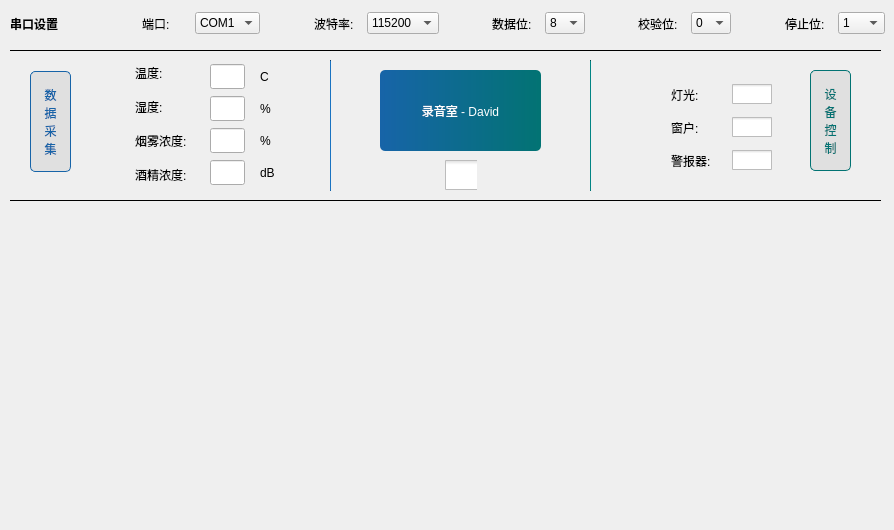
<?xml version="1.0" encoding="UTF-8"?>
<ui version="4.0">
 <class>Widget</class>
 <widget class="QWidget" name="Widget">
  <property name="geometry">
   <rect>
    <x>0</x>
    <y>0</y>
    <width>894</width>
    <height>530</height>
   </rect>
  </property>
  <property name="minimumSize">
   <size>
    <width>894</width>
    <height>530</height>
   </size>
  </property>
  <property name="maximumSize">
   <size>
    <width>894</width>
    <height>530</height>
   </size>
  </property>
  <property name="windowTitle">
   <string>Widget</string>
  </property>
  <widget class="QWidget" name="layoutWidget">
   <property name="geometry">
    <rect>
     <x>10</x>
     <y>10</y>
     <width>875</width>
     <height>27</height>
    </rect>
   </property>
   <layout class="QHBoxLayout" name="horizontalLayout" stretch="1,1,1,1,1,1,1,1,1,1,1,1,1,1,1,1,1">
    <item>
     <widget class="QLabel" name="label_serialPort_6">
      <property name="font">
       <font>
        <family>黑体</family>
        <pointsize>9</pointsize>
        <bold>true</bold>
       </font>
      </property>
      <property name="text">
       <string>串口设置</string>
      </property>
     </widget>
    </item>
    <item>
     <widget class="QLabel" name="label_serialSetting">
      <property name="minimumSize">
       <size>
        <width>25</width>
        <height>25</height>
       </size>
      </property>
      <property name="maximumSize">
       <size>
        <width>25</width>
        <height>25</height>
       </size>
      </property>
      <property name="styleSheet">
       <string notr="true">image: url(:/new/prefix1/res/setting.svg);</string>
      </property>
      <property name="text">
       <string/>
      </property>
      <property name="scaledContents">
       <bool>true</bool>
      </property>
     </widget>
    </item>
    <item>
     <spacer name="horizontalSpacer">
      <property name="orientation">
       <enum>Qt::Horizontal</enum>
      </property>
      <property name="sizeHint" stdset="0">
       <size>
        <width>40</width>
        <height>20</height>
       </size>
      </property>
     </spacer>
    </item>
    <item>
     <widget class="QLabel" name="label_serialPort">
      <property name="text">
       <string>端口:</string>
      </property>
     </widget>
    </item>
    <item>
     <widget class="QComboBox" name="comboBox_serialPoat">
      <item>
       <property name="text">
        <string>COM1</string>
       </property>
      </item>
      <item>
       <property name="text">
        <string>COM2</string>
       </property>
      </item>
      <item>
       <property name="text">
        <string>COM3</string>
       </property>
      </item>
      <item>
       <property name="text">
        <string>COM4</string>
       </property>
      </item>
     </widget>
    </item>
    <item>
     <spacer name="horizontalSpacer_2">
      <property name="orientation">
       <enum>Qt::Horizontal</enum>
      </property>
      <property name="sizeHint" stdset="0">
       <size>
        <width>40</width>
        <height>20</height>
       </size>
      </property>
     </spacer>
    </item>
    <item>
     <widget class="QLabel" name="label_serialPort_2">
      <property name="text">
       <string>波特率:</string>
      </property>
     </widget>
    </item>
    <item>
     <widget class="QComboBox" name="comboBox_serialBaudrate">
      <item>
       <property name="text">
        <string>115200</string>
       </property>
      </item>
      <item>
       <property name="text">
        <string>9600</string>
       </property>
      </item>
     </widget>
    </item>
    <item>
     <spacer name="horizontalSpacer_3">
      <property name="orientation">
       <enum>Qt::Horizontal</enum>
      </property>
      <property name="sizeHint" stdset="0">
       <size>
        <width>40</width>
        <height>20</height>
       </size>
      </property>
     </spacer>
    </item>
    <item>
     <widget class="QLabel" name="label_serialPort_3">
      <property name="text">
       <string>数据位:</string>
      </property>
     </widget>
    </item>
    <item>
     <widget class="QComboBox" name="comboBox_serialData">
      <property name="minimumSize">
       <size>
        <width>40</width>
        <height>0</height>
       </size>
      </property>
      <property name="maximumSize">
       <size>
        <width>40</width>
        <height>16777215</height>
       </size>
      </property>
      <item>
       <property name="text">
        <string>8</string>
       </property>
      </item>
      <item>
       <property name="text">
        <string>9</string>
       </property>
      </item>
     </widget>
    </item>
    <item>
     <spacer name="horizontalSpacer_4">
      <property name="orientation">
       <enum>Qt::Horizontal</enum>
      </property>
      <property name="sizeHint" stdset="0">
       <size>
        <width>40</width>
        <height>20</height>
       </size>
      </property>
     </spacer>
    </item>
    <item>
     <widget class="QLabel" name="label_serialPort_4">
      <property name="text">
       <string>校验位:</string>
      </property>
     </widget>
    </item>
    <item>
     <widget class="QComboBox" name="comboBox_serialCheck">
      <property name="minimumSize">
       <size>
        <width>40</width>
        <height>0</height>
       </size>
      </property>
      <property name="maximumSize">
       <size>
        <width>40</width>
        <height>16777215</height>
       </size>
      </property>
      <item>
       <property name="text">
        <string>0</string>
       </property>
      </item>
      <item>
       <property name="text">
        <string>1</string>
       </property>
      </item>
     </widget>
    </item>
    <item>
     <spacer name="horizontalSpacer_5">
      <property name="orientation">
       <enum>Qt::Horizontal</enum>
      </property>
      <property name="sizeHint" stdset="0">
       <size>
        <width>40</width>
        <height>20</height>
       </size>
      </property>
     </spacer>
    </item>
    <item>
     <widget class="QLabel" name="label_serialPort_5">
      <property name="text">
       <string>停止位:</string>
      </property>
     </widget>
    </item>
    <item>
     <widget class="QComboBox" name="comboBox_serialPause">
      <item>
       <property name="text">
        <string>1</string>
       </property>
      </item>
      <item>
       <property name="text">
        <string>1.5</string>
       </property>
      </item>
      <item>
       <property name="text">
        <string>2</string>
       </property>
      </item>
     </widget>
    </item>
   </layout>
   <zorder>label_serialPort_6</zorder>
   <zorder>label_serialPort</zorder>
   <zorder>comboBox_serialPoat</zorder>
   <zorder>label_serialPort_2</zorder>
   <zorder>comboBox_serialBaudrate</zorder>
   <zorder>label_serialPort_3</zorder>
   <zorder>comboBox_serialData</zorder>
   <zorder>label_serialPort_4</zorder>
   <zorder>comboBox_serialCheck</zorder>
   <zorder>label_serialPort_5</zorder>
   <zorder>comboBox_serialPause</zorder>
   <zorder>label_serialSetting</zorder>
  </widget>
  <widget class="QChartView" name="chartView" native="true">
   <property name="geometry">
    <rect>
     <x>0</x>
     <y>209</y>
     <width>891</width>
     <height>321</height>
    </rect>
   </property>
   <property name="styleSheet">
    <string notr="true"/>
   </property>
  </widget>
  <widget class="Line" name="line">
   <property name="geometry">
    <rect>
     <x>10</x>
     <y>50</y>
     <width>871</width>
     <height>1</height>
    </rect>
   </property>
   <property name="minimumSize">
    <size>
     <width>10</width>
     <height>1</height>
    </size>
   </property>
   <property name="maximumSize">
    <size>
     <width>1231232</width>
     <height>1</height>
    </size>
   </property>
   <property name="font">
    <font>
     <pointsize>9</pointsize>
     <bold>false</bold>
    </font>
   </property>
   <property name="styleSheet">
    <string notr="true">background-color: rgb(0, 0, 0);</string>
   </property>
   <property name="orientation">
    <enum>Qt::Horizontal</enum>
   </property>
  </widget>
  <widget class="Line" name="line_2">
   <property name="geometry">
    <rect>
     <x>10</x>
     <y>200</y>
     <width>871</width>
     <height>1</height>
    </rect>
   </property>
   <property name="minimumSize">
    <size>
     <width>10</width>
     <height>1</height>
    </size>
   </property>
   <property name="maximumSize">
    <size>
     <width>1231232</width>
     <height>1</height>
    </size>
   </property>
   <property name="font">
    <font>
     <pointsize>9</pointsize>
     <bold>false</bold>
    </font>
   </property>
   <property name="styleSheet">
    <string notr="true">background-color: rgb(0, 0, 0);</string>
   </property>
   <property name="orientation">
    <enum>Qt::Horizontal</enum>
   </property>
  </widget>
  <widget class="QLabel" name="label_9">
   <property name="geometry">
    <rect>
     <x>30</x>
     <y>71</y>
     <width>41</width>
     <height>101</height>
    </rect>
   </property>
   <property name="minimumSize">
    <size>
     <width>41</width>
     <height>101</height>
    </size>
   </property>
   <property name="maximumSize">
    <size>
     <width>41</width>
     <height>101</height>
    </size>
   </property>
   <property name="styleSheet">
    <string notr="true">
    background-color: #E0E0E0; /* 浅灰色背景，专业且不刺眼 */
    color: rgb(23, 100, 168); /* 深蓝色文字，清晰易读，符合学术风格 */
    font: bold 16px &quot;Arial&quot;; /* 加粗字体，16px大小，Arial字体 */
    border: 1px solid rgb(23, 100, 168); /* 浅灰色边框，增加层次感 */
    border-radius: 5px; /* 圆角边框，显得柔和 */
    padding: 10px; /* 内边距，使文字不紧贴边框 */
    text-align: center; /* 文字居中对齐 */
 
</string>
   </property>
   <property name="text">
    <string>数
据
采
集</string>
   </property>
   <property name="alignment">
    <set>Qt::AlignCenter</set>
   </property>
  </widget>
  <widget class="QLabel" name="label_10">
   <property name="geometry">
    <rect>
     <x>810</x>
     <y>70</y>
     <width>41</width>
     <height>101</height>
    </rect>
   </property>
   <property name="minimumSize">
    <size>
     <width>41</width>
     <height>101</height>
    </size>
   </property>
   <property name="maximumSize">
    <size>
     <width>41</width>
     <height>101</height>
    </size>
   </property>
   <property name="styleSheet">
    <string notr="true">
    background-color: #E0E0E0; /* 浅灰色背景，专业且不刺眼 */
    color:rgb(2, 115, 115) ; 
    font: bold 16px &quot;Arial&quot;; /* 加粗字体，16px大小，Arial字体 */
    border: 1px solid rgb(2, 115, 115) ; /* 浅灰色边框，增加层次感 */
    border-radius: 5px; /* 圆角边框，显得柔和 */
    padding: 10px; /* 内边距，使文字不紧贴边框 */
    text-align: center; /* 文字居中对齐 */
</string>
   </property>
   <property name="text">
    <string>设
备
控
制</string>
   </property>
   <property name="alignment">
    <set>Qt::AlignCenter</set>
   </property>
  </widget>
  <widget class="Line" name="line_3">
   <property name="geometry">
    <rect>
     <x>330</x>
     <y>60</y>
     <width>1</width>
     <height>131</height>
    </rect>
   </property>
   <property name="minimumSize">
    <size>
     <width>1</width>
     <height>0</height>
    </size>
   </property>
   <property name="maximumSize">
    <size>
     <width>1</width>
     <height>16777215</height>
    </size>
   </property>
   <property name="styleSheet">
    <string notr="true">background-color: rgb(23, 100, 168);</string>
   </property>
   <property name="orientation">
    <enum>Qt::Vertical</enum>
   </property>
  </widget>
  <widget class="Line" name="line_4">
   <property name="geometry">
    <rect>
     <x>590</x>
     <y>60</y>
     <width>1</width>
     <height>131</height>
    </rect>
   </property>
   <property name="minimumSize">
    <size>
     <width>1</width>
     <height>0</height>
    </size>
   </property>
   <property name="maximumSize">
    <size>
     <width>1</width>
     <height>16777215</height>
    </size>
   </property>
   <property name="styleSheet">
    <string notr="true">background-color: rgb(2, 115, 115);</string>
   </property>
   <property name="orientation">
    <enum>Qt::Vertical</enum>
   </property>
  </widget>
  <widget class="QLabel" name="label_11">
   <property name="geometry">
    <rect>
     <x>380</x>
     <y>70</y>
     <width>161</width>
     <height>81</height>
    </rect>
   </property>
   <property name="styleSheet">
    <string notr="true">
	background-color: qlineargradient(spread:pad, x1:0, y1:0, x2:1, y2:0, stop:0 rgba(23, 100, 168,255), stop:1 rgba(2, 115, 115, 255));
    color: white; /* 白色文字 */
    font: bold 20px &quot;Arial&quot;; /* 加粗字体，24px大小，Arial字体 */
    padding: 10px; /* 内边距，使文字不紧贴边框 */
    border-radius: 5px; /* 圆角边框，显得柔和 */
    text-align: center; /* 文字居中对齐 */</string>
   </property>
   <property name="text">
    <string>录音室 - David</string>
   </property>
   <property name="alignment">
    <set>Qt::AlignCenter</set>
   </property>
  </widget>
  <widget class="QCheckBox" name="checkBox_main">
   <property name="geometry">
    <rect>
     <x>445</x>
     <y>160</y>
     <width>32</width>
     <height>30</height>
    </rect>
   </property>
   <property name="minimumSize">
    <size>
     <width>32</width>
     <height>30</height>
    </size>
   </property>
   <property name="maximumSize">
    <size>
     <width>32</width>
     <height>30</height>
    </size>
   </property>
   <property name="styleSheet">
    <string notr="true">QCheckBox::indicator:unchecked {
	image: url(:/new/prefix1/res/main_on.svg);

}
QCheckBox::indicator:checked {
	image: url(:/new/prefix1/res/main_off.svg);	
}
QCheckBox::indicator {
    width: 35px; /* 设置图片的宽度 */
    height: 30px; /* 设置图片的高度 */
}</string>
   </property>
   <property name="text">
    <string/>
   </property>
  </widget>
  <widget class="QWidget" name="">
   <property name="geometry">
    <rect>
     <x>260</x>
     <y>63</y>
     <width>27</width>
     <height>123</height>
    </rect>
   </property>
   <layout class="QVBoxLayout" name="verticalLayout">
    <item>
     <widget class="QLabel" name="label_5">
      <property name="minimumSize">
       <size>
        <width>15</width>
        <height>25</height>
       </size>
      </property>
      <property name="maximumSize">
       <size>
        <width>15</width>
        <height>25</height>
       </size>
      </property>
      <property name="text">
       <string>C</string>
      </property>
     </widget>
    </item>
    <item>
     <widget class="QLabel" name="label_6">
      <property name="minimumSize">
       <size>
        <width>15</width>
        <height>25</height>
       </size>
      </property>
      <property name="maximumSize">
       <size>
        <width>15</width>
        <height>25</height>
       </size>
      </property>
      <property name="text">
       <string>%</string>
      </property>
     </widget>
    </item>
    <item>
     <widget class="QLabel" name="label_7">
      <property name="minimumSize">
       <size>
        <width>15</width>
        <height>25</height>
       </size>
      </property>
      <property name="maximumSize">
       <size>
        <width>15</width>
        <height>25</height>
       </size>
      </property>
      <property name="text">
       <string>%</string>
      </property>
     </widget>
    </item>
    <item>
     <widget class="QLabel" name="label_8">
      <property name="minimumSize">
       <size>
        <width>25</width>
        <height>25</height>
       </size>
      </property>
      <property name="maximumSize">
       <size>
        <width>25</width>
        <height>25</height>
       </size>
      </property>
      <property name="text">
       <string>dB</string>
      </property>
     </widget>
    </item>
   </layout>
  </widget>
  <widget class="QLabel" name="label_alcohol">
   <property name="geometry">
    <rect>
     <x>103</x>
     <y>165</y>
     <width>25</width>
     <height>25</height>
    </rect>
   </property>
   <property name="minimumSize">
    <size>
     <width>25</width>
     <height>25</height>
    </size>
   </property>
   <property name="maximumSize">
    <size>
     <width>25</width>
     <height>25</height>
    </size>
   </property>
   <property name="styleSheet">
    <string notr="true">image: url(:/new/prefix1/res/alcohol.svg);</string>
   </property>
   <property name="text">
    <string/>
   </property>
   <property name="scaledContents">
    <bool>true</bool>
   </property>
  </widget>
  <widget class="QLabel" name="label_3">
   <property name="geometry">
    <rect>
     <x>135</x>
     <y>131</y>
     <width>64</width>
     <height>19</height>
    </rect>
   </property>
   <property name="text">
    <string>烟雾浓度:</string>
   </property>
  </widget>
  <widget class="QLabel" name="label_smoke">
   <property name="geometry">
    <rect>
     <x>103</x>
     <y>131</y>
     <width>25</width>
     <height>25</height>
    </rect>
   </property>
   <property name="minimumSize">
    <size>
     <width>25</width>
     <height>25</height>
    </size>
   </property>
   <property name="maximumSize">
    <size>
     <width>25</width>
     <height>25</height>
    </size>
   </property>
   <property name="styleSheet">
    <string notr="true">image: url(:/new/prefix1/res/smoke.svg);</string>
   </property>
   <property name="text">
    <string/>
   </property>
   <property name="scaledContents">
    <bool>true</bool>
   </property>
  </widget>
  <widget class="QLabel" name="label_humi">
   <property name="geometry">
    <rect>
     <x>103</x>
     <y>97</y>
     <width>25</width>
     <height>25</height>
    </rect>
   </property>
   <property name="minimumSize">
    <size>
     <width>25</width>
     <height>25</height>
    </size>
   </property>
   <property name="maximumSize">
    <size>
     <width>25</width>
     <height>25</height>
    </size>
   </property>
   <property name="styleSheet">
    <string notr="true">image: url(:/new/prefix1/res/humi.svg);</string>
   </property>
   <property name="text">
    <string/>
   </property>
   <property name="scaledContents">
    <bool>true</bool>
   </property>
  </widget>
  <widget class="QLabel" name="label">
   <property name="geometry">
    <rect>
     <x>135</x>
     <y>63</y>
     <width>34</width>
     <height>19</height>
    </rect>
   </property>
   <property name="text">
    <string>温度:</string>
   </property>
  </widget>
  <widget class="QLabel" name="label_4">
   <property name="geometry">
    <rect>
     <x>135</x>
     <y>165</y>
     <width>64</width>
     <height>19</height>
    </rect>
   </property>
   <property name="text">
    <string>酒精浓度:</string>
   </property>
  </widget>
  <widget class="QLabel" name="label_temp">
   <property name="geometry">
    <rect>
     <x>103</x>
     <y>63</y>
     <width>25</width>
     <height>25</height>
    </rect>
   </property>
   <property name="minimumSize">
    <size>
     <width>25</width>
     <height>25</height>
    </size>
   </property>
   <property name="maximumSize">
    <size>
     <width>25</width>
     <height>25</height>
    </size>
   </property>
   <property name="styleSheet">
    <string notr="true">image: url(:/new/prefix1/res/temp.svg);</string>
   </property>
   <property name="text">
    <string/>
   </property>
   <property name="scaledContents">
    <bool>true</bool>
   </property>
  </widget>
  <widget class="QLabel" name="label_2">
   <property name="geometry">
    <rect>
     <x>135</x>
     <y>97</y>
     <width>34</width>
     <height>19</height>
    </rect>
   </property>
   <property name="text">
    <string>湿度:</string>
   </property>
  </widget>
  <widget class="QWidget" name="">
   <property name="geometry">
    <rect>
     <x>210</x>
     <y>63</y>
     <width>37</width>
     <height>123</height>
    </rect>
   </property>
   <layout class="QVBoxLayout" name="verticalLayout_2">
    <item>
     <widget class="QLineEdit" name="lineEdit_temp">
      <property name="minimumSize">
       <size>
        <width>35</width>
        <height>25</height>
       </size>
      </property>
      <property name="maximumSize">
       <size>
        <width>35</width>
        <height>25</height>
       </size>
      </property>
      <property name="text">
       <string/>
      </property>
      <property name="alignment">
       <set>Qt::AlignCenter</set>
      </property>
     </widget>
    </item>
    <item>
     <widget class="QLineEdit" name="lineEdit_humi">
      <property name="minimumSize">
       <size>
        <width>35</width>
        <height>25</height>
       </size>
      </property>
      <property name="maximumSize">
       <size>
        <width>35</width>
        <height>25</height>
       </size>
      </property>
      <property name="alignment">
       <set>Qt::AlignCenter</set>
      </property>
     </widget>
    </item>
    <item>
     <widget class="QLineEdit" name="lineEdit_smoke">
      <property name="minimumSize">
       <size>
        <width>35</width>
        <height>25</height>
       </size>
      </property>
      <property name="maximumSize">
       <size>
        <width>35</width>
        <height>25</height>
       </size>
      </property>
      <property name="alignment">
       <set>Qt::AlignCenter</set>
      </property>
     </widget>
    </item>
    <item>
     <widget class="QLineEdit" name="lineEdit_alcohol">
      <property name="minimumSize">
       <size>
        <width>35</width>
        <height>25</height>
       </size>
      </property>
      <property name="maximumSize">
       <size>
        <width>35</width>
        <height>25</height>
       </size>
      </property>
      <property name="alignment">
       <set>Qt::AlignCenter</set>
      </property>
     </widget>
    </item>
   </layout>
  </widget>
  <widget class="QWidget" name="">
   <property name="geometry">
    <rect>
     <x>640</x>
     <y>80</y>
     <width>132</width>
     <height>97</height>
    </rect>
   </property>
   <layout class="QVBoxLayout" name="verticalLayout_3">
    <item>
     <layout class="QHBoxLayout" name="horizontalLayout_4">
      <item>
       <widget class="QLabel" name="label_temp_2">
        <property name="minimumSize">
         <size>
          <width>25</width>
          <height>25</height>
         </size>
        </property>
        <property name="maximumSize">
         <size>
          <width>25</width>
          <height>25</height>
         </size>
        </property>
        <property name="styleSheet">
         <string notr="true">image: url(:/new/prefix1/res/light.svg);</string>
        </property>
        <property name="text">
         <string/>
        </property>
        <property name="scaledContents">
         <bool>true</bool>
        </property>
       </widget>
      </item>
      <item>
       <widget class="QLabel" name="label_12">
        <property name="text">
         <string>灯光:</string>
        </property>
       </widget>
      </item>
      <item>
       <widget class="QCheckBox" name="checkBox_light">
        <property name="minimumSize">
         <size>
          <width>40</width>
          <height>20</height>
         </size>
        </property>
        <property name="maximumSize">
         <size>
          <width>40</width>
          <height>20</height>
         </size>
        </property>
        <property name="styleSheet">
         <string notr="true">QCheckBox::indicator:unchecked {
	image: url(:/new/prefix1/res/switch_off.svg);
}
QCheckBox::indicator:checked {
	image: url(:/new/prefix1/res/switch_on.svg);
}
QCheckBox::indicator {
    width: 40px; /* 设置图片的宽度 */
    height: 20px; /* 设置图片的高度 */
}</string>
        </property>
        <property name="text">
         <string/>
        </property>
       </widget>
      </item>
     </layout>
    </item>
    <item>
     <layout class="QHBoxLayout" name="horizontalLayout_3">
      <item>
       <widget class="QLabel" name="label_temp_3">
        <property name="minimumSize">
         <size>
          <width>25</width>
          <height>25</height>
         </size>
        </property>
        <property name="maximumSize">
         <size>
          <width>25</width>
          <height>25</height>
         </size>
        </property>
        <property name="styleSheet">
         <string notr="true">image: url(:/new/prefix1/res/window.svg);</string>
        </property>
        <property name="text">
         <string/>
        </property>
        <property name="scaledContents">
         <bool>true</bool>
        </property>
       </widget>
      </item>
      <item>
       <widget class="QLabel" name="label_13">
        <property name="text">
         <string>窗户:</string>
        </property>
       </widget>
      </item>
      <item>
       <widget class="QCheckBox" name="checkBox_window">
        <property name="minimumSize">
         <size>
          <width>40</width>
          <height>20</height>
         </size>
        </property>
        <property name="maximumSize">
         <size>
          <width>40</width>
          <height>20</height>
         </size>
        </property>
        <property name="styleSheet">
         <string notr="true">QCheckBox::indicator:unchecked {
	image: url(:/new/prefix1/res/switch_off.svg);
}
QCheckBox::indicator:checked {
	image: url(:/new/prefix1/res/switch_on.svg);
}
QCheckBox::indicator {
    width: 40px; /* 设置图片的宽度 */
    height: 20px; /* 设置图片的高度 */
}</string>
        </property>
        <property name="text">
         <string/>
        </property>
       </widget>
      </item>
     </layout>
    </item>
    <item>
     <layout class="QHBoxLayout" name="horizontalLayout_2">
      <item>
       <widget class="QLabel" name="label_temp_4">
        <property name="minimumSize">
         <size>
          <width>25</width>
          <height>25</height>
         </size>
        </property>
        <property name="maximumSize">
         <size>
          <width>25</width>
          <height>25</height>
         </size>
        </property>
        <property name="styleSheet">
         <string notr="true">image: url(:/new/prefix1/res/alarm.svg);</string>
        </property>
        <property name="text">
         <string/>
        </property>
        <property name="scaledContents">
         <bool>true</bool>
        </property>
       </widget>
      </item>
      <item>
       <widget class="QLabel" name="label_14">
        <property name="text">
         <string>警报器:</string>
        </property>
       </widget>
      </item>
      <item>
       <widget class="QCheckBox" name="checkBox_alarm">
        <property name="minimumSize">
         <size>
          <width>40</width>
          <height>20</height>
         </size>
        </property>
        <property name="maximumSize">
         <size>
          <width>40</width>
          <height>20</height>
         </size>
        </property>
        <property name="styleSheet">
         <string notr="true">QCheckBox::indicator:unchecked {
	image: url(:/new/prefix1/res/switch_off.svg);
}
QCheckBox::indicator:checked {
	image: url(:/new/prefix1/res/switch_on.svg);
}
QCheckBox::indicator {
    width: 40px; /* 设置图片的宽度 */
    height: 20px; /* 设置图片的高度 */
}</string>
        </property>
        <property name="text">
         <string/>
        </property>
       </widget>
      </item>
     </layout>
    </item>
   </layout>
  </widget>
 </widget>
 <customwidgets>
  <customwidget>
   <class>QChartView</class>
   <extends>QWidget</extends>
   <header>qchartview.h</header>
   <container>1</container>
  </customwidget>
 </customwidgets>
 <resources/>
 <connections/>
</ui>
